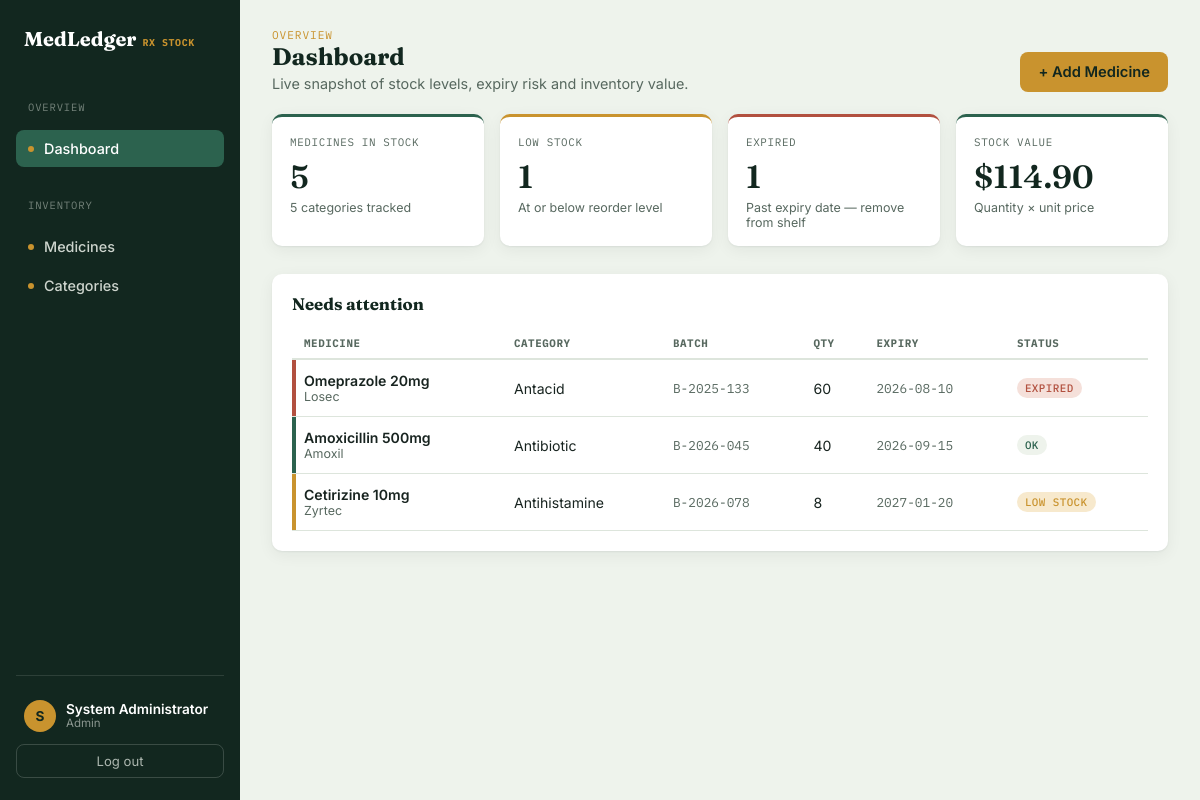
/dashboard.php (signed in), run on the app's committed database.
### tables this page shows
CREATE TABLE IF NOT EXISTS medicines (
    id            INT AUTO_INCREMENT PRIMARY KEY,
    name          VARCHAR(120) NOT NULL,
    brand         VARCHAR(120) DEFAULT NULL,
    category_id   INT DEFAULT NULL,
    batch_no      VARCHAR(60)  DEFAULT NULL,
    quantity      INT NOT NULL DEFAULT 0,
    reorder_level INT NOT NULL DEFAULT 10,
    unit_price    DECIMAL(10,2) NOT NULL DEFAULT 0.00,
    expiry_date   DATE DEFAULT NULL,
    created_at    TIMESTAMP DEFAULT CURRENT_TIMESTAMP,
    updated_at    TIMESTAMP DEFAULT CURRENT_TIMESTAMP ON UPDATE CURRENT_TIMESTAMP,
    CONSTRAINT fk_medicines_category
        FOREIGN KEY (category_id) REFERENCES categories(id)
        ON DELETE SET NULL
);

CREATE TABLE IF NOT EXISTS categories (
    id          INT AUTO_INCREMENT PRIMARY KEY,
    name        VARCHAR(80) NOT NULL UNIQUE,
    description VARCHAR(255) DEFAULT NULL,
    created_at  TIMESTAMP DEFAULT CURRENT_TIMESTAMP
);

### includes/auth.php (called while the page is built, shortened)
<?php
function current_user(): ?array
{
    return [
        'id'        => $_SESSION['user_id'],
        'full_name' => $_SESSION['full_name'] ?? '',
        'username'  => $_SESSION['username'] ?? '',
        'role'      => $_SESSION['role'] ?? 'pharmacist',
    ];
}
function h(?string $value): string
{
    return htmlspecialchars($value ?? '', ENT_QUOTES, 'UTF-8');
}

### dashboard.php (the view, shortened to what this page needs)
<?php
require_once __DIR__ . '/includes/auth.php';
$active = 'dashboard';
$totalMedicines = (int) $pdo->query('SELECT COUNT(*) FROM medicines')->fetchColumn();
$totalCategories = (int) $pdo->query('SELECT COUNT(*) FROM categories')->fetchColumn();
$lowStockCount = (int) $pdo->query('SELECT COUNT(*) FROM medicines WHERE quantity <= reorder_level')->fetchColumn();
$expiredCount = (int) $pdo->query('SELECT COUNT(*) FROM medicines WHERE expiry_date IS NOT NULL AND expiry_date < CURDATE()')->fetchColumn();
$stockValueStmt = $pdo->query('SELECT COALESCE(SUM(quantity * unit_price), 0) FROM medicines');
$stockValue = (float) $stockValueStmt->fetchColumn();
$attentionStmt = $pdo->query(
    "SELECT m.id, m.name, m.brand, m.batch_no, m.quantity, m.reorder_level, m.expiry_date, c.name AS category_name
     FROM medicines m
     LEFT JOIN categories c ON c.id = m.category_id
     WHERE m.quantity <= m.reorder_level
        OR (m.expiry_date IS NOT NULL AND m.expiry_date <= DATE_ADD(CURDATE(), INTERVAL 60 DAY))
     ORDER BY m.expiry_date ASC
     LIMIT 8"
);
$attention = $attentionStmt->fetchAll();
require __DIR__ . '/includes/header.php';
?>
<div class="page-head">
  <div>
    <p class="eyebrow">Overview</p>
    <h1>Dashboard</h1>
    <p class="desc">Live snapshot of stock levels, expiry risk and inventory value.</p>
  </div>
  <a href="medicine_form.php" class="btn btn-amber">+ Add Medicine</a>
</div>
<div class="stat-grid">
  <div class="stat-card">
    <p class="label">Medicines in stock</p>
    <p class="value"><?= $totalMedicines ?></p>
    <p class="sub"><?= $totalCategories ?> categories tracked</p>
  </div>
  <div class="stat-card warn">
    <p class="label">Low stock</p>
    <p class="value"><?= $lowStockCount ?></p>
    <p class="sub">At or below reorder level</p>
  </div>
  <div class="stat-card danger">
    <p class="label">Expired</p>
    <p class="value"><?= $expiredCount ?></p>
    <p class="sub">Past expiry date — remove from shelf</p>
  </div>
  <div class="stat-card">
    <p class="label">Stock value</p>
    <p class="value">$<?= number_format($stockValue, 2) ?></p>
    <p class="sub">Quantity × unit price</p>
  </div>
</div>
<div class="panel">
  <h2>Needs attention</h2>
  <div class="table-wrap">
  <?php if (empty($attention)): ?>
    <div class="empty-state">
      <div class="glyph">✓</div>
      Nothing urgent — all stock levels and expiry dates look healthy.
    </div>
  <?php else: ?>
    <table class="ledger">
      <thead>
        <tr>
          <th>Medicine</th>
          <th>Category</th>
          <th>Batch</th>
          <th>Qty</th>
          <th>Expiry</th>
          <th>Status</th>
        </tr>
      </thead>
      <tbody>
        <?php foreach ($attention as $m):
            $isExpired = $m['expiry_date'] && $m['expiry_date'] < date('Y-m-d');
            $isLow = $m['quantity'] <= $m['reorder_level'];
            $rowClass = $isExpired ? 'status-expired' : ($isLow ? 'status-low' : 'status-ok');
        ?>
        <tr class="<?= $rowClass ?>">
          <td>
            <div class="med-name"><?= h($m['name']) ?></div>
            <div class="med-brand"><?= h($m['brand'] ?: '—') ?></div>
          </td>
          <td><?= h($m['category_name'] ?: 'Uncategorized') ?></td>
          <td class="batch"><?= h($m['batch_no'] ?: '—') ?></td>
          <td><?= (int) $m['quantity'] ?></td>
          <td class="batch"><?= h($m['expiry_date'] ?: '—') ?></td>
          <td>
            <?php if ($isExpired): ?>
              <span class="badge badge-expired">Expired</span>
            <?php elseif ($isLow): ?>
              <span class="badge badge-low">Low stock</span>
            <?php else: ?>
              <span class="badge badge-ok">OK</span>
            <?php endif; ?>
          </td>
        </tr>
        <?php endforeach; ?>
      </tbody>
    </table>
  <?php endif; ?>
  </div>
</div>
<?php require __DIR__ . '/includes/footer.php'; ?>

### includes/header.php (shortened to what this page needs)
<?php
$active = $active ?? '';
$user = current_user();
$initial = strtoupper(substr($user['full_name'] ?: $user['username'], 0, 1));
?>
<!DOCTYPE html>
<html lang="en">
<head>
<link rel="stylesheet" href="assets/css/style.css">
</head>
<body>
<div class="app-shell">
  <aside class="sidebar" id="sidebar">
    <div class="brand">MedLedger <span class="tag">Rx Stock</span></div>
    <nav class="nav-group">
      <p class="nav-label">Overview</p>
      <a class="nav-link <?= $active === 'dashboard' ? 'active' : '' ?>" href="dashboard.php">
        <span class="dot"></span> Dashboard
      </a>
    </nav>
    <nav class="nav-group">
      <p class="nav-label">Inventory</p>
      <a class="nav-link <?= $active === 'medicines' ? 'active' : '' ?>" href="medicines.php">
        <span class="dot"></span> Medicines
      </a>
      <a class="nav-link <?= $active === 'categories' ? 'active' : '' ?>" href="categories.php">
        <span class="dot"></span> Categories
      </a>
    </nav>
    <div class="sidebar-foot">
      <div class="user-chip">
        <div class="avatar"><?= h($initial) ?></div>
        <div class="who">
          <div class="name"><?= h($user['full_name'] ?: $user['username']) ?></div>
          <div class="role"><?= h($user['role']) ?></div>
        </div>
      </div>
      <a class="logout-link" href="logout.php">Log out</a>
    </div>
  </aside>
  <main class="main">

### includes/footer.php (shortened to what this page needs)
  </main>
</div>
</body>
</html>

### data on the page
medicines: name "Omeprazole 20mg", brand "Losec", category.name "Antacid", batch_no "B-2025-133", quantity "60", expiry_date "2026-08-10", shows "EXPIRED"
medicines: name "Amoxicillin 500mg", brand "Amoxil", category.name "Antibiotic", batch_no "B-2026-045", quantity "40", expiry_date "2026-09-15", reorder_level "OK"
medicines: name "Cetirizine 10mg", brand "Zyrtec", category.name "Antihistamine", batch_no "B-2026-078", quantity "8", expiry_date "2027-01-20", reorder_level "LOW STOCK"

### other printed values
$initial "S"
$user['full_name'] ?: $user['username'] "System Administrator"
$user['role'] "Admin"
$totalMedicines "5"
$totalCategories "5"
$lowStockCount "1"
$expiredCount "1"
$stockValue "114.90"
